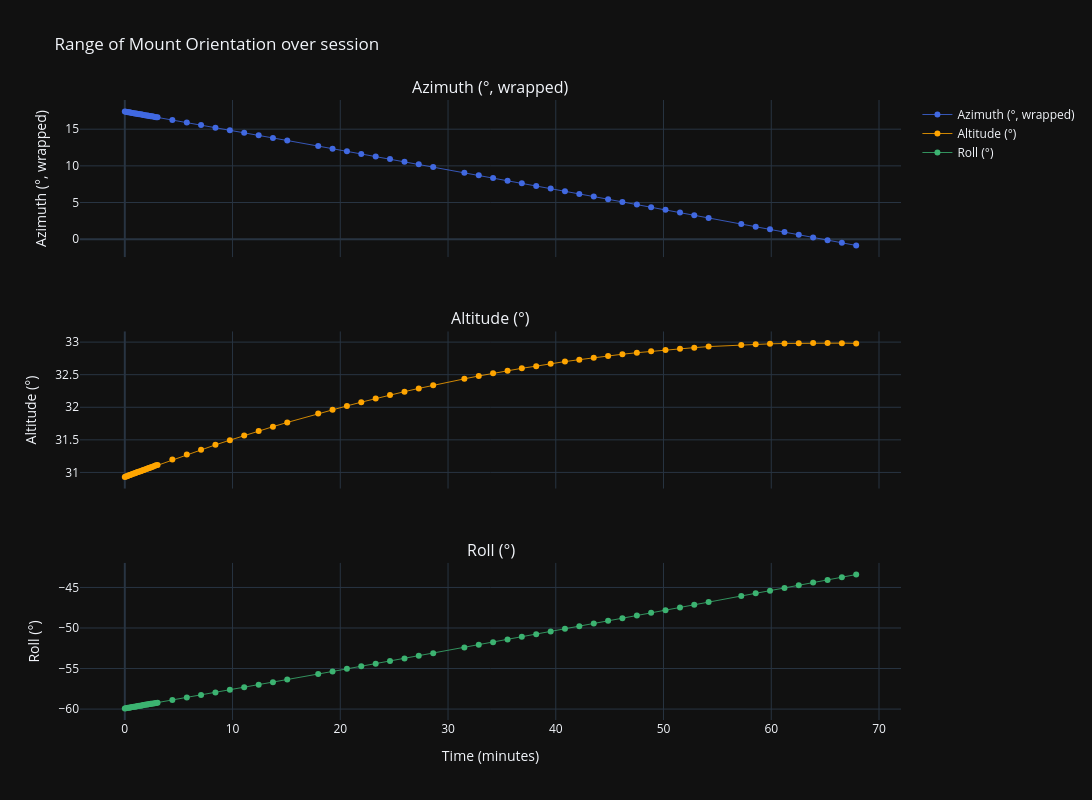

The notebook cell saved with this chart:
### Markdown cell above
# Mount Orientation (Az, Alt, Roll) vs Time

These three plots show how Azimuth, Altitude and Roll Angle are changing over the session. 
Ideally they should trace smooth curves that are following the sidereal motion. If there are large steps then consider
dividing the log file into separate sessions as the mount has likely moved to a different target.

### Code cell
# ── plot Az, Alt, Roll ───────────────────────────────────────────────────────────
xdata = df['t_sec'] / 60

def wrap_to_median(y, ref=None):
    """Re-express a circular (0-360) quantity as a signed deviation from `ref` (default: the
    data's own circular mean), wrapped into (-180, 180] around it -- e.g. if the bulk of the
    samples sit near 0 but a few sit at 359, those become -1 instead of the 0's staying put
    and the axis stretching out to fit 359. Standard fix for a squashed y-axis on circular
    data (Az/heading/etc): recenter on the data's own circular mean rather than hardcoding an
    assumed 0/360 wrap point, so it still does the right thing if a session's azimuth instead
    clusters somewhere like 170-190. This also makes the trace continuous through a normal
    wrap -- the discontinuity was only ever in the 0-360 coordinate, not the mount's actual
    motion."""
    if ref is None:
        theta = np.deg2rad(y.dropna())
        ref = np.rad2deg(np.arctan2(np.sin(theta).mean(), np.cos(theta).mean()))
    return (y - ref + 180) % 360 - 180 + ref

def break_wraps(y, threshold=180):
    """NaN out a sample where it jumps by more than `threshold` degrees from the previous one
    so a line plot doesn't draw a spurious near-vertical segment straight across it. Run
    *after* wrap_to_median() -- that already makes an ordinary 0/360 wrap continuous, so
    anything still jumping this much here is a real, separate discontinuity (e.g. a slew to a
    new target -- see the markdown note above) worth flagging as a gap rather than a smooth
    line."""
    y = y.copy()
    y[y.diff().abs() > threshold] = np.nan
    return y

theta = np.deg2rad(df['az'].dropna())
az_ref = np.rad2deg(np.arctan2(np.sin(theta).mean(), np.cos(theta).mean()))
print(f"Azimuth wrapped around its circular mean ({az_ref:.2f}°)")

ydata = [
    #row, dataset,                                          name,                color
    (1,   break_wraps(wrap_to_median(df['az'], az_ref)),    'Azimuth (°, wrapped)', 'royalblue'),
    (2,   df['alt'],                                        'Altitude (°)',        'orange'),
    (3,   df['roll'],                                       'Roll (°)',            'mediumseagreen'),
]
rows = len(set([row for row, y,name,color in ydata]))
fig = make_subplots(rows=rows, cols=1, shared_xaxes=True,
    subplot_titles=[name for row, y,name,color in ydata],
    vertical_spacing=0.12)

for (row, y, name, color) in ydata:
    fig.add_trace(go.Scatter(x=xdata, y=y,
        mode='lines+markers', line=dict(color=color, width=0.8),
        name=name), row=row, col=1)
    fig.update_yaxes(title_text=name, row=row, col=1)

fig.update_xaxes(title_text='Time (minutes)', row=3, col=1)
fig.update_layout(height=800, width=1200, template="plotly_dark",
        title='Range of Mount Orientation over session')
fig.show()

### Figure 1 — Plotly figure (JSON) as saved in the notebook; plotly's stock layout.template omitted (floating-point values rounded to 4 significant figures)
{"data": [{"line": {"color": "royalblue", "width": 0.8}, "mode": "lines+markers", "name": "Azimuth (°, wrapped)", "type": "scatter", "x": [0.0, 0.1016, 0.1991, 0.2997, 0.4011, 0.5013, 0.6014, 0.7082, 0.8359, 0.9354, 1.037, 1.136, 1.237, 1.34, 1.47, 1.57, 1.669, 1.77, 1.871, 2.002, 2.101, 2.204, 2.304, 2.403, 2.507, 2.642, 2.786, 2.913, 3.041, 4.414, 5.757, 7.079, 8.413, 9.751, 11.08, 12.43, 13.75, 15.08, 17.95, 19.28, 20.62, 21.95, 23.29, 24.62, 25.96, 27.28, 28.62, 31.51, 32.85, 34.18, 35.53, 36.85, 38.18, 39.53, 40.85, 42.18, 43.53, 44.86, 46.18, 47.53, 48.85, 50.18, 51.53, 52.85, 54.19, 57.22, 58.56, 59.88, 61.23, 62.55, 63.89, 65.23, 66.55, 67.88], "xaxis": "x", "y": [17.4, 17.37, 17.35, 17.32, 17.3, 17.27, 17.25, 17.22, 17.18, 17.16, 17.13, 17.11, 17.08, 17.05, 17.02, 17.0, 16.97, 16.94, 16.92, 16.88, 16.86, 16.83, 16.8, 16.78, 16.75, 16.72, 16.68, 16.65, 16.61, 16.26, 15.91, 15.56, 15.21, 14.86, 14.51, 14.16, 13.81, 13.46, 12.7, 12.34, 11.99, 11.63, 11.28, 10.92, 10.56, 10.2, 9.845, 9.066, 8.704, 8.345, 7.982, 7.623, 7.262, 6.896, 6.537, 6.174, 5.809, 5.446, 5.086, 4.718, 4.357, 3.997, 3.624, 3.262, 2.892, 2.067, 1.7, 1.337, 0.968, 0.604, 0.238, -0.13, -0.493, -0.858], "yaxis": "y"}, {"line": {"color": "orange", "width": 0.8}, "mode": "lines+markers", "name": "Altitude (°)", "type": "scatter", "x": [0.0, 0.1016, 0.1991, 0.2997, 0.4011, 0.5013, 0.6014, 0.7082, 0.8359, 0.9354, 1.037, 1.136, 1.237, 1.34, 1.47, 1.57, 1.669, 1.77, 1.871, 2.002, 2.101, 2.204, 2.304, 2.403, 2.507, 2.642, 2.786, 2.913, 3.041, 4.414, 5.757, 7.079, 8.413, 9.751, 11.08, 12.43, 13.75, 15.08, 17.95, 19.28, 20.62, 21.95, 23.29, 24.62, 25.96, 27.28, 28.62, 31.51, 32.85, 34.18, 35.53, 36.85, 38.18, 39.53, 40.85, 42.18, 43.53, 44.86, 46.18, 47.53, 48.85, 50.18, 51.53, 52.85, 54.19, 57.22, 58.56, 59.88, 61.23, 62.55, 63.89, 65.23, 66.55, 67.88], "xaxis": "x2", "y": [30.93, 30.94, 30.94, 30.95, 30.96, 30.96, 30.97, 30.98, 30.98, 30.99, 31.0, 31.0, 31.01, 31.01, 31.02, 31.03, 31.03, 31.04, 31.05, 31.05, 31.06, 31.07, 31.07, 31.08, 31.08, 31.09, 31.1, 31.11, 31.12, 31.2, 31.27, 31.35, 31.42, 31.5, 31.57, 31.64, 31.7, 31.77, 31.9, 31.96, 32.02, 32.08, 32.13, 32.19, 32.24, 32.29, 32.34, 32.44, 32.48, 32.52, 32.56, 32.6, 32.63, 32.67, 32.7, 32.73, 32.76, 32.79, 32.81, 32.84, 32.86, 32.88, 32.9, 32.91, 32.93, 32.96, 32.97, 32.97, 32.98, 32.98, 32.98, 32.98, 32.98, 32.98], "yaxis": "y2"}, {"line": {"color": "mediumseagreen", "width": 0.8}, "mode": "lines+markers", "name": "Roll (°)", "type": "scatter", "x": [0.0, 0.1016, 0.1991, 0.2997, 0.4011, 0.5013, 0.6014, 0.7082, 0.8359, 0.9354, 1.037, 1.136, 1.237, 1.34, 1.47, 1.57, 1.669, 1.77, 1.871, 2.002, 2.101, 2.204, 2.304, 2.403, 2.507, 2.642, 2.786, 2.913, 3.041, 4.414, 5.757, 7.079, 8.413, 9.751, 11.08, 12.43, 13.75, 15.08, 17.95, 19.28, 20.62, 21.95, 23.29, 24.62, 25.96, 27.28, 28.62, 31.51, 32.85, 34.18, 35.53, 36.85, 38.18, 39.53, 40.85, 42.18, 43.53, 44.86, 46.18, 47.53, 48.85, 50.18, 51.53, 52.85, 54.19, 57.22, 58.56, 59.88, 61.23, 62.55, 63.89, 65.23, 66.55, 67.88], "xaxis": "x3", "y": [-59.91, -59.89, -59.87, -59.84, -59.82, -59.8, -59.77, -59.75, -59.72, -59.7, -59.67, -59.65, -59.63, -59.6, -59.57, -59.55, -59.53, -59.5, -59.48, -59.45, -59.43, -59.4, -59.38, -59.36, -59.33, -59.3, -59.27, -59.24, -59.21, -58.89, -58.57, -58.26, -57.95, -57.63, -57.32, -57.0, -56.68, -56.37, -55.68, -55.36, -55.04, -54.72, -54.39, -54.07, -53.75, -53.43, -53.1, -52.4, -52.07, -51.74, -51.41, -51.09, -50.76, -50.43, -50.11, -49.78, -49.45, -49.12, -48.79, -48.46, -48.13, -47.8, -47.47, -47.14, -46.81, -46.06, -45.72, -45.39, -45.06, -44.73, -44.4, -44.06, -43.73, -43.41], "yaxis": "y3"}], "layout": {"annotations": [{"font": {"size": 16}, "showarrow": false, "text": "Azimuth (°, wrapped)", "x": 0.5, "xanchor": "center", "xref": "paper", "y": 1, "yanchor": "bottom", "yref": "paper"}, {"font": {"size": 16}, "showarrow": false, "text": "Altitude (°)", "x": 0.5, "xanchor": "center", "xref": "paper", "y": 0.6267, "yanchor": "bottom", "yref": "paper"}, {"font": {"size": 16}, "showarrow": false, "text": "Roll (°)", "x": 0.5, "xanchor": "center", "xref": "paper", "y": 0.2533, "yanchor": "bottom", "yref": "paper"}], "height": 800, "title": {"text": "Range of Mount Orientation over session"}, "width": 1200, "xaxis": {"anchor": "y", "domain": [0, 1], "matches": "x3", "showticklabels": false}, "xaxis2": {"anchor": "y2", "domain": [0, 1], "matches": "x3", "showticklabels": false}, "xaxis3": {"anchor": "y3", "domain": [0, 1], "title": {"text": "Time (minutes)"}}, "yaxis": {"anchor": "x", "domain": [0.7467, 1], "title": {"text": "Azimuth (°, wrapped)"}}, "yaxis2": {"anchor": "x2", "domain": [0.3733, 0.6267], "title": {"text": "Altitude (°)"}}, "yaxis3": {"anchor": "x3", "domain": [0, 0.2533], "title": {"text": "Roll (°)"}}}}
